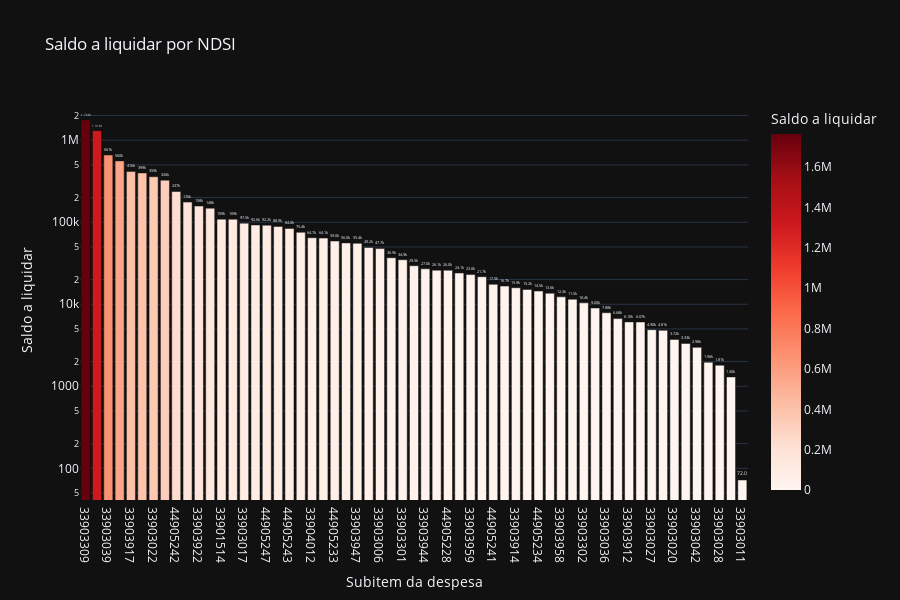

Here is the notebook cell this chart was saved with:
### Code cell
# Saldo a liquidar por Subitem
cols = ['NDSI', 'A_LIQUIDAR']

df_aux = df.loc[:, cols].groupby('NDSI').sum().sort_values(by= 'A_LIQUIDAR', ascending=False).reset_index()
df_aux = df_aux[df_aux['A_LIQUIDAR'] > 0]
fig = px.bar(df_aux, 
             x='NDSI', 
             y='A_LIQUIDAR',
             title='Saldo a liquidar por NDSI',
             labels={'NDSI':'Subitem da despesa', 'A_LIQUIDAR':'Saldo a liquidar'},
             text_auto='.3s',
             height=600,
             log_y=True,
             color='A_LIQUIDAR',
             color_continuous_scale = 'reds',
             template='plotly_dark')
fig.update_traces(textposition = 'outside', cliponaxis = False, hovertemplate=None)
fig.update_layout(hovermode="x unified")

fig.show()

### Figure 1 — Plotly figure (JSON) as saved in the notebook; plotly's stock layout.template omitted (floating-point values rounded to 4 significant figures)
{"data": [{"alignmentgroup": "True", "cliponaxis": false, "legendgroup": "", "marker": {"color": [1765000.0, 1308000.0, 661000.0, 560000.0, 416200.0, 398897, 359100.0, 325900.0, 237020, 175900.0, 157576, 148400.0, 109100.0, 109000.0, 97510.0, 92640.0, 92166, 88860.0, 84000, 75410.0, 64690.0, 64090.0, 58980, 56000.0, 55360.0, 49210.0, 47700.0, 36910.0, 34900.0, 29480.0, 27050.0, 26069, 26000.0, 24060.0, 23032, 21684, 17510.0, 16660.0, 15905, 15180.0, 14500.0, 13640.0, 12320.0, 11512, 10400.0, 9000, 7879, 6685.0, 6098, 6074.0, 4900, 4807.0, 3724.0, 3332.0, 2982.0, 1962.0, 1807, 1299.0, 72], "coloraxis": "coloraxis", "pattern": {"shape": ""}}, "name": "", "offsetgroup": "", "orientation": "v", "showlegend": false, "textposition": "outside", "texttemplate": "%{y:.3s}", "type": "bar", "x": ["33903309", "33903916", "33903039", "33903943", "33903917", "33903304", "33903022", "33903024", "44905242", "33903702", "33903922", "33904016", "33901514", "33903946", "33903017", "33903950", "44905247", "33903021", "44905243", "33903016", "33904012", "33909319", "44905233", "33903307", "33903947", "33903026", "33903006", "33903007", "33903301", "33903034", "33903944", "33903920", "44905228", "33903008", "33903959", "33903050", "44905241", "33903630", "33903914", "33903970", "44905234", "33903004", "33903958", "33903009", "33903302", "33903919", "33903036", "33903035", "33903912", "33903041", "33903027", "33903010", "33903020", "33914718", "33903042", "33903025", "33903028", "33903014", "33903011"], "xaxis": "x", "y": [1765000.0, 1308000.0, 661000.0, 560000.0, 416200.0, 398897, 359100.0, 325900.0, 237020, 175900.0, 157576, 148400.0, 109100.0, 109000.0, 97510.0, 92640.0, 92166, 88860.0, 84000, 75410.0, 64690.0, 64090.0, 58980, 56000.0, 55360.0, 49210.0, 47700.0, 36910.0, 34900.0, 29480.0, 27050.0, 26069, 26000.0, 24060.0, 23032, 21684, 17510.0, 16660.0, 15905, 15180.0, 14500.0, 13640.0, 12320.0, 11512, 10400.0, 9000, 7879, 6685.0, 6098, 6074.0, 4900, 4807.0, 3724.0, 3332.0, 2982.0, 1962.0, 1807, 1299.0, 72], "yaxis": "y"}], "layout": {"barmode": "relative", "coloraxis": {"colorbar": {"title": {"text": "Saldo a liquidar"}}, "colorscale": [[0, "rgb(255,245,240)"], [0.125, "rgb(254,224,210)"], [0.25, "rgb(252,187,161)"], [0.375, "rgb(252,146,114)"], [0.5, "rgb(251,106,74)"], [0.625, "rgb(239,59,44)"], [0.75, "rgb(203,24,29)"], [0.875, "rgb(165,15,21)"], [1, "rgb(103,0,13)"]]}, "height": 600, "hovermode": "x unified", "legend": {"tracegroupgap": 0}, "title": {"text": "Saldo a liquidar por NDSI"}, "xaxis": {"anchor": "y", "domain": [0, 1], "title": {"text": "Subitem da despesa"}}, "yaxis": {"anchor": "x", "domain": [0, 1], "title": {"text": "Saldo a liquidar"}, "type": "log"}}}
